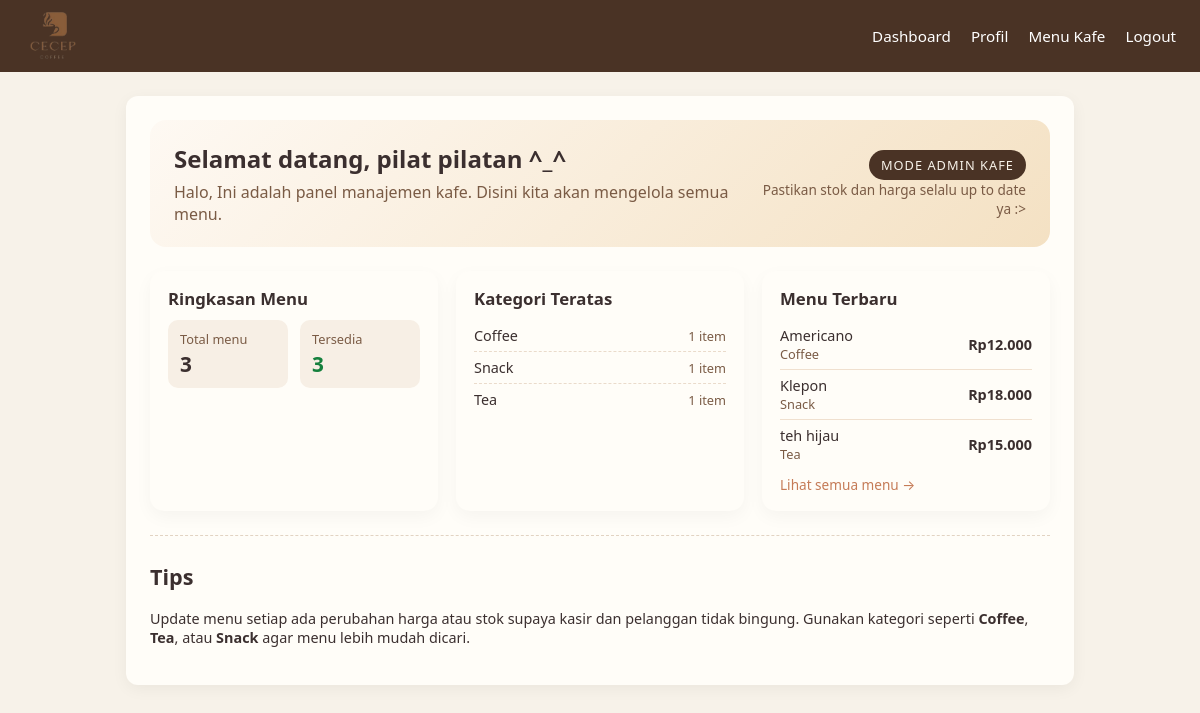
Screenshot of /Dashboard/Dashboard.php (signed in) with the database file from the repository.
### tables this page shows
CREATE TABLE `menu_items` (
  `id` int(11) NOT NULL,
  `name` varchar(100) NOT NULL,
  `description` text DEFAULT NULL,
  `price` decimal(10,2) NOT NULL,
  `category` varchar(50) DEFAULT NULL,
  `is_available` tinyint(1) DEFAULT 1,
  `created_at` timestamp NOT NULL DEFAULT current_timestamp(),
  `updated_at` timestamp NOT NULL DEFAULT current_timestamp() ON UPDATE current_timestamp()
);

### Dashboard/Dashboard.php (the view, shortened to what this page needs)
<?php
require '../config.php';
$resultTotal = mysqli_query($conn, "SELECT COUNT(*) AS total FROM menu_items");
$rowTotal = mysqli_fetch_assoc($resultTotal);
$menuTotal = (int) ($rowTotal['total'] ?? 0);
$resultAvail = mysqli_query($conn, "SELECT COUNT(*) AS total FROM menu_items WHERE is_available = 1");
$rowAvail = mysqli_fetch_assoc($resultAvail);
$menuAvailable = (int) ($rowAvail['total'] ?? 0);
$resultCat = mysqli_query($conn, "
    SELECT category, COUNT(*) AS total
    FROM menu_items
    WHERE category IS NOT NULL AND category <> ''
    GROUP BY category
    ORDER BY total DESC
");
$categories = mysqli_fetch_all($resultCat, MYSQLI_ASSOC);
$resultLatest = mysqli_query($conn, "
    SELECT name, price, category
    FROM menu_items
    ORDER BY created_at DESC
    LIMIT 3
");
$latestMenu = mysqli_fetch_all($resultLatest, MYSQLI_ASSOC);
?>
<!DOCTYPE html>
<html lang="id">
<head>
    <link rel="stylesheet" href="../assets/style.css">
</head>
<body>
<header class="main-header">
    <img class="logo" src="/cafe_db/img/icon.png" alt="logo">
    <nav>
        <a href="../Dashboard/Dashboard.php">Dashboard</a>
        <a href="../Profile/ProfileIndex.php">Profil</a>
        <a href="../Menu/MenuIndex.php">Menu Kafe</a>
        <a href="../logout.php">Logout</a>
    </nav>
</header>
<main class="content">
    <section class="hero-card">
        <div>
            <h1>Selamat datang, <?= htmlspecialchars($_SESSION['user_name'] ?? '') ?> ^_^</h1>
            <p>Halo, Ini adalah panel manajemen kafe. Disini kita akan mengelola semua menu.</p>
        </div>
        <div class="hero-badge">
            <span class="pill">Mode admin kafe</span>
            <p class="hero-sub">Pastikan stok dan harga selalu up to date ya :></p>
        </div>
    </section>
    <section class="dashboard-grid">
        <article class="card stats-card">
            <h2>Ringkasan Menu</h2>
            <div class="stats-row">
                <div class="stat">
                    <span class="stat-label">Total menu</span>
                    <span class="stat-value"><?= $menuTotal ?></span>
                </div>
                <div class="stat">
                    <span class="stat-label">Tersedia</span>
                    <span class="stat-value green"><?= $menuAvailable ?></span>
                </div>
            </div>
        </article>
        <article class="card">
            <h2>Kategori Teratas</h2>
            <?php if (count($categories) === 0): ?>
                <p class="muted">Belum ada menu yang dikategorikan. Tambahkan menu dan isi kolom kategori.</p>
            <?php else: ?>
                <ul class="tag-list">
                    <?php foreach ($categories as $cat): ?>
                        <li>
                            <span class="tag-name"><?= htmlspecialchars($cat['category']) ?></span>
                            <span class="tag-count"><?= (int) $cat['total'] ?> item</span>
                        </li>
                    <?php endforeach; ?>
                </ul>
            <?php endif; ?>
        </article>
        <article class="card">
            <h2>Menu Terbaru</h2>
            <?php if (count($latestMenu) === 0): ?>
                <p class="muted">Belum ada data menu. Mulai dengan menambahkan menu pertama kamu.</p>
                <a href="../Menu/MenuCreate.php" class="btn-primary btn-small">Tambah menu</a>
            <?php else: ?>
                <ul class="menu-preview">
                    <?php foreach ($latestMenu as $item): ?>
                        <li>
                            <div>
                                <div class="menu-name"><?= htmlspecialchars($item['name']) ?></div>
                                <?php if (!empty($item['category'])): ?>
                                    <div class="menu-category"><?= htmlspecialchars($item['category']) ?></div>
                                <?php endif; ?>
                            </div>
                            <div class="menu-price">
                                Rp<?= number_format($item['price'], 0, ',', '.') ?>
                            </div>
                        </li>
                    <?php endforeach; ?>
                </ul>
                <a href="../Menu/MenuIndex.php" class="btn-link">Lihat semua menu →</a>
            <?php endif; ?>
        </article>
    </section>
    <section class="tips-section">
        <h2>Tips</h2>
        <p>Update menu setiap ada perubahan harga atau stok supaya kasir dan pelanggan tidak bingung. Gunakan kategori seperti <strong>Coffee</strong>, <strong>Tea</strong>, atau <strong>Snack</strong> agar menu lebih mudah dicari.</p>
    </section>
</main>
</body>
</html>

### assets/style.css (style rules this page uses)
body { margin: 0; font-family: system-ui, -apple-system, BlinkMacSystemFont, "Segoe UI", sans-serif; background-color: #f7f2e9; color: #3b2f2f; }
.main-header { background-color: #4a3325; color: #f7f2e9; padding: 12px 24px; display: flex; justify-content: space-between; align-items: center; }
.main-header .logo { height: 48px; width: 58px; object-fit: contain; display: block; }
.main-header nav a { color: #ffffff; text-decoration: none; margin-left: 16px; font-size: 0.95rem; }
.content { max-width: 900px; margin: 24px auto; padding: 24px; background-color: #fffdf8; border-radius: 12px; box-shadow: 0 4px 16px rgba(0, 0, 0, 0.05); }
.hero-card { display: flex; justify-content: space-between; align-items: center; gap: 24px; padding: 22px 24px; border-radius: 16px; background: linear-gradient(135deg, #fef9f3, #f4e1c3); margin-bottom: 24px; }
.hero-card h1 { margin: 0 0 6px; }
.hero-card p { margin: 0; color: #7a5b45; }
.hero-badge { text-align: right; }
.pill { display: inline-block; padding: 6px 12px; border-radius: 999px; background-color: #4a3325; color: #f7f2e9; font-size: 0.8rem; text-transform: uppercase; letter-spacing: 0.08em; }
.hero-sub { margin-top: 6px; font-size: 0.85rem; color: #7a5b45; }
.dashboard-grid { display: grid; grid-template-columns: repeat(auto-fit, minmax(260px, 1fr)); gap: 18px; margin-bottom: 24px; }
.card { background-color: #fffdf8; border-radius: 14px; padding: 16px 18px; box-shadow: 0 6px 18px rgba(0, 0, 0, 0.04); }
.card h2 { margin-top: 0; margin-bottom: 10px; font-size: 1.05rem; }
.stats-row { display: flex; justify-content: space-between; gap: 12px; margin-top: 6px; margin-bottom: 10px; }
.stat { flex: 1; padding: 10px 12px; border-radius: 10px; background-color: #f7efe5; }
.stat-label { display: block; font-size: 0.8rem; color: #7a5b45; margin-bottom: 2px; }
.stat-value { font-size: 1.3rem; font-weight: 700; }
.stat-value.green { color: #15803d; }
.btn-link { display: inline-block; margin-top: 6px; font-size: 0.85rem; color: #c57b57; text-decoration: none; }
.tag-list { list-style: none; padding: 0; margin: 4px 0 0; }
.tag-list li { display: flex; justify-content: space-between; align-items: center; padding: 6px 0; border-bottom: 1px dashed #eadbcb; font-size: 0.9rem; }
.tag-list li:last-child { border-bottom: none; }
.tag-name { font-weight: 500; }
.tag-count { font-size: 0.8rem; color: #7a5b45; }
.menu-preview { list-style: none; padding: 0; margin: 4px 0 0; }
.menu-preview li { display: flex; justify-content: space-between; align-items: center; padding: 6px 0; border-bottom: 1px solid #f0e0cf; font-size: 0.9rem; }
.menu-preview li:last-child { border-bottom: none; }
.menu-name { font-weight: 500; }
.menu-category { font-size: 0.8rem; color: #7a5b45; }
.menu-price { font-weight: 600; }
.tips-section { margin-top: 10px; padding-top: 8px; border-top: 1px dashed #e2d3c2; font-size: 0.9rem; }

### rows the page displays
menu_items: name "Americano", category "Coffee", price "12.000"
menu_items: name "Klepon", category "Snack", price "18.000"
menu_items: name "teh hijau", category "Tea", price "15.000"

### other values shown
$_SESSION['user_name'] "pilat pilatan"
$menuTotal "3"
$menuAvailable "3"
$cat['category'] "Coffee"
$cat['total'] "1"
$cat['category'] "Snack"
$cat['category'] "Tea"
